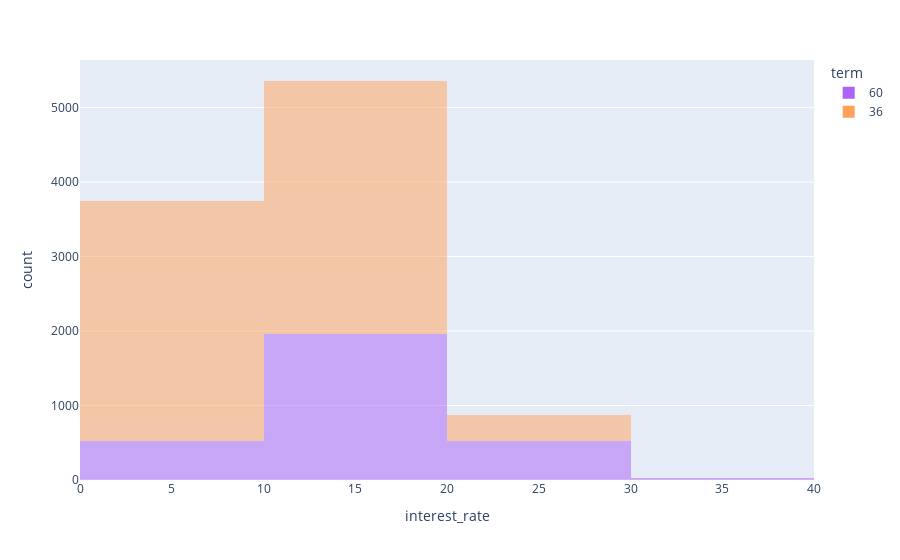

Here is the notebook cell this chart was saved with:
### Markdown cell above
**Problem 1** Create a histogram of your own! Try making a histogram of one of the other pieces of numerical data. Make it as fancy as you want. Include some categorical information. Do you learn anything from your graph? If so what?

***I learned that I could add the terms in the graph, this allows to see how long people would take loans out for based on the amount of interest they would have to pay back.***

### Code cell
fig = px.histogram(DF,
              nbins=5,
              x='interest_rate',
              color='term',
              opacity=0.5,
              color_discrete_map={'MORTGAGE': 'darkviolet', 
                                       'RENT': 'deeppink', 
                                       'OWN': 'darkturquoise'},)
fig.show()

### Figure 1 — Plotly figure (JSON) as saved in the notebook; plotly's stock layout.template omitted (floating-point values rounded to 4 significant figures; data arrays with more than 128 entries replaced by an {"elided": "..."} marker saying what was removed)
{"data": [{"bingroup": "x", "hovertemplate": "term=60<br>interest_rate=%{x}<br>count=%{y}<extra></extra>", "legendgroup": "60", "marker": {"color": "#ab63fa", "opacity": 0.5, "pattern": {"shape": ""}}, "name": "60", "nbinsx": 5, "orientation": "v", "showlegend": true, "type": "histogram", "x": {"elided": "3030 float values"}, "xaxis": "x", "yaxis": "y"}, {"bingroup": "x", "hovertemplate": "term=36<br>interest_rate=%{x}<br>count=%{y}<extra></extra>", "legendgroup": "36", "marker": {"color": "#FFA15A", "opacity": 0.5, "pattern": {"shape": ""}}, "name": "36", "nbinsx": 5, "orientation": "v", "showlegend": true, "type": "histogram", "x": {"elided": "6970 float values"}, "xaxis": "x", "yaxis": "y"}], "layout": {"barmode": "relative", "legend": {"title": {"text": "term"}, "tracegroupgap": 0}, "margin": {"t": 60}, "xaxis": {"anchor": "y", "domain": [0, 1], "title": {"text": "interest_rate"}}, "yaxis": {"anchor": "x", "domain": [0, 1], "title": {"text": "count"}}}}
